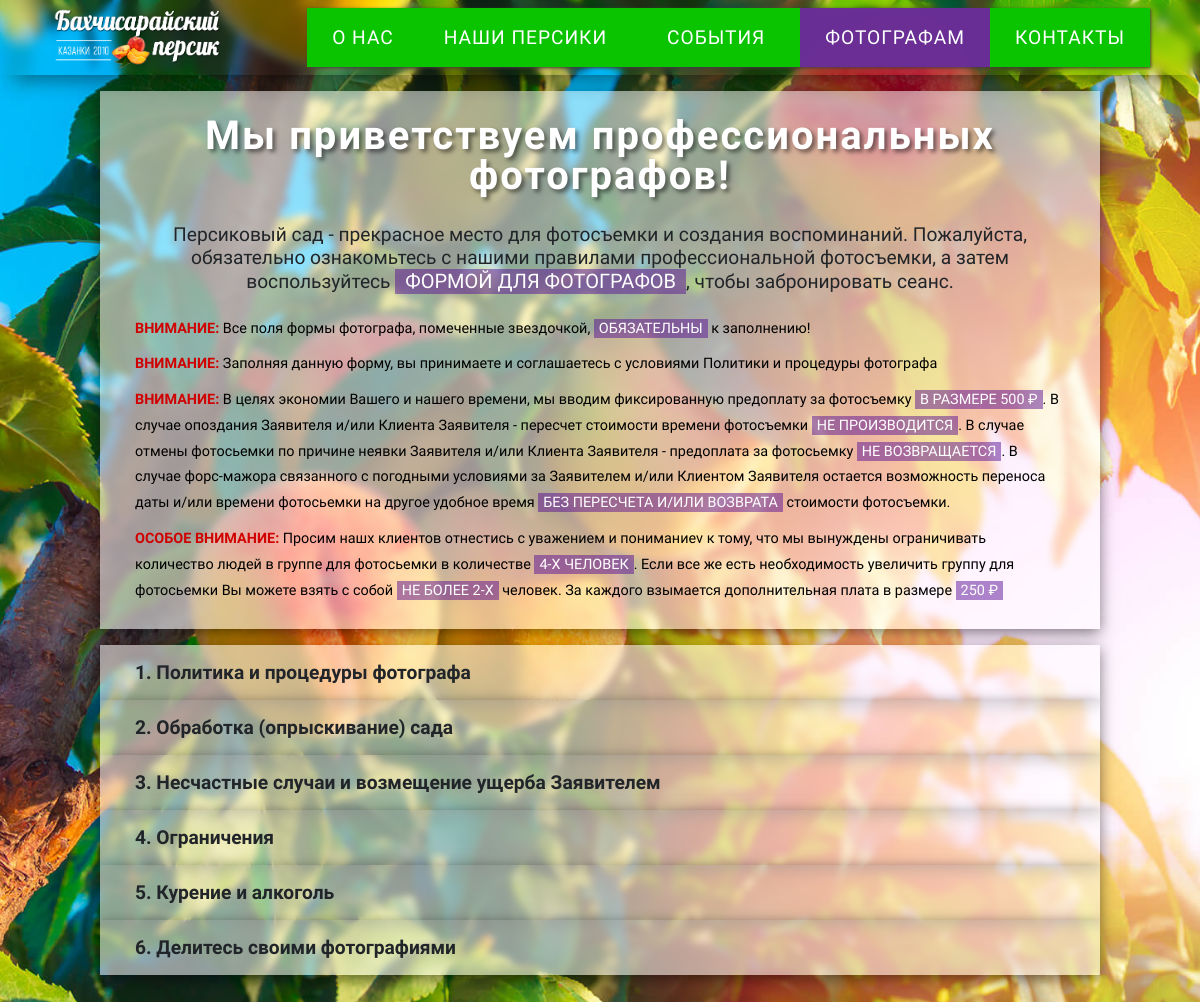
Screenshot of /photographers/ with the database file from the repository.
### base/models.py (models this page shows, shortened)
class Agreement(models.Model):
    title = models.CharField(max_length=250, verbose_name="Наименование пункта")
    description = models.TextField(max_length=2000, verbose_name="Содержание пункта")

### base/views.py (the view)
# urls.py: path('photographers/', views.photographers, name="photographers"),
def photographers(request):
    page_title = 'Бахчисарайский персик | Фотографам'
    points = Agreement.objects.all()
    submitted = False
    if request.method == 'POST':
        form = PhotographersForm(request.POST)
        if form.is_valid():
            cd = form.cleaned_data
            mess_name = cd['name']
            mess_surname = cd['surname']
            mess_email = cd['email']
            mess_phone = cd['phone']
            mess_date = cd['date']
            mess_time = cd['time']
            mess_participants = cd['participants']
            mess_duration = cd['duration']
        html = render_to_string('base/mails/photoform.html',
                                {
                                    'name': mess_name,
                                    'surname': mess_surname,
                                    'email': mess_email,
                                    'phone': mess_phone,
                                    'date': mess_date,
                                    'time': mess_time,
                                    'participants': mess_participants,
                                    'duration': mess_duration,
                                })
        mess = EmailMessage('Заявка на фотосъёмку', body=html,
                            to=['minich.songwriter@yandex.ru', '79787308387@ya.ru'])
        mess.content_subtype = 'html'
        mess.send()
        return HttpResponseRedirect('?submitted=True')
    else:
        form = PhotographersForm()
        if 'submitted' in request.GET:
            submitted=True
    ctx = {'page_title': page_title, 'points': points, 'form': form, 'submitted': submitted}
    return render(request, 'base/photographers.html', ctx)

### base/templates/base/photographers.html (shortened to what this page needs)
{% extends 'main.html' %}
{% load crispy_forms_tags %}
{% block content %}
<section class="photographers__page">
    <div class="photographers_page__title">
        <h1>
            Мы приветствуем профессиональных фотографов!
        </h1>
        <p>
            Персиковый сад - прекрасное место для фотосъемки и создания воспоминаний.
            Пожалуйста, обязательно ознакомьтесь с нашими правилами профессиональной фотосъемки,
            а затем воспользуйтесь <label for="modal-trigger-center" class="open-modal highlighted">формой для фотографов</label>, чтобы забронировать сеанс.
        </p>
        <ul class="warnings">
            <li><span class="red__warning">Внимание:</span> Все поля формы фотографа, помеченные звездочкой, <span class="highlighted">ОБЯЗАТЕЛЬНЫ</span> к заполнению!</li>
            <li><span class="red__warning">Внимание:</span> Заполняя данную форму, вы принимаете и соглашаетесь с условиями Политики и процедуры фотографа</li>
            <li><span class="red__warning">Внимание:</span> В целях экономии Вашего и нашего времени, мы вводим фиксированную предоплату
                за фотосъемку <span class="highlighted">в размере 500 &#8381;</span>. В случае опоздания Заявителя и/или Клиента Заявителя - пересчет стоимости
                времени фотосъемки <span class="highlighted">не производится</span>. В случае отмены фотосьемки по причине неявки Заявителя и/или Клиента Заявителя -
                предоплата за фотосьемку <span class="highlighted">не возвращается</span>. В случае форс-мажора связанного с погодными условиями за Заявителем и/или Клиентом Заявителя
                остается возможность переноса даты и/или времени фотосьемки на другое удобное время <span class="highlighted">без пересчета и/или возврата</span> стоимости фотосъемки.</li>
            <li><span class="red__warning">Особое внимание:</span> Просим нашх клиентов отнестись с уважением и пониманиеv к тому, что мы вынуждены ограничивать количество людей в группе
                для фотосьемки в количестве <span class="highlighted">4-х человек</span>. Если все же есть необходимость увеличить группу для фотосьемки Вы можете взять с собой
            <span class="highlighted">не более 2-х</span> человек. За каждого взымается дополнительная плата в размере <span class="highlighted">250 &#8381;</span></li>
        </ul>
    </div>
    {% for point in points %}
    <div class="photographers_page__item item">
        <div class="item__button">
            {{ point.title }}
        </div>
    </div>
    {% endfor %}
</section>
{% endblock content %}

### static/css/style.css (style rules this page uses)
:root { --white-color: #fff; --black-color: #000; --active-link-color: rgba(121, 54, 175, 0.85); --header-bg-color: #ff7f2a; --header-menu-item-color: rgba( 10, 196, 0, 1); --header-menu-item-hover-color: rgba(121, 54, 175, 1); --header-shadow: rgba(0, 0, 0, 0.45) 0px 25px 20px -20px; --slide-content-bg-color: rgba(223, 223, 223, 1); --slide-content-shadow: rgba(0, 0, 0, 0.16) 0px 3px 6px, rgba(0, 0, 0, 0.23) 0px 3px 6px; --green-btn-color: rgb(9, 177, 0); --btn-shadow: 1px 1px 3px #443c3c; --green-btn-hover-color: rgb(11, 212, 0); --green-btn-hover-shadow: 1px 1px 3px #6d6d6d; --h4-text-color: rgb(11, 230, 0); --h4-text-shadow: 1px 1px 1px rgba(255, 255, 255, 0.9), 1px 1px 1px rgba(233, 233, 233, 0.9), 1px 1px 1px rgba(238, 250, 255, 0.9), 1px 1px 1px rgba(104, 207, 164, 0.9), -1px -1px 1px rgba(244, 250, 255, 0.9), 0px 0px 1px rgba(227, 240, 252, 0.9), -1px 1px 1px rgba(222, 240, 255, 0.9); --h3-text-shadow: 1px 1px 2px rgba(99, 130, 233, 0.9), 1px 1px 2px rgba(77, 123, 248, 0.9), 2px 2px 2px rgba(0, 174, 255, 0.9), 2px 2px 2px rgba(8, 94, 165, 0.9), 3px 1px 3px rgba(8, 94, 165, 0.9), 3px 1px 3px rgba(8, 94, 165, 0.9), 3px 1px 3px rgba(8, 94, 165, 0.9); --gradient-fill-background: linear-gradient(45deg, rgba(67, 252, 61, 0.3), rgba(255, 0, 191, 0.315)); --sorts-btn-hover-bgc: rgb(90, 18, 150); --sorts-btn-bgc: rgba(11, 212, 0, 1); --sorts-btn-selected-bgc: rgba(121, 54, 175, 0.85); --sorts-btn-shadow: rgba(60, 64, 67, 0.5) 0px 1px 2px 0px, rgba(60, 64, 67, 0.15) 0px 2px 6px 2px; --sort-page-img-shadow: rgba(0, 0, 0, 0.4) 0px 2px 4px, rgba(0, 0, 0, 0.3) 0px 7px 13px -3px, rgba(0, 0, 0, 0.2) 0px -3px 0px inset; --hilighted-bg-color: rgb(90, 18, 150, 0.5); --warning-bg-color: rgb(208, 0, 0); --article-h1-text-shadow: 3px 3px 4px rgba(0, 0, 0, 0.5); }
body { font-family: Fira Sans Extra Condensed; background: url("/static/img/slide_02.jpg") no-repeat center center/cover; background-attachment: fixed; }
.sorts__page, .faq__page, .photographers__page, .peach_adoption__page { display: flex; flex-direction: column; justify-content: center; width: 1000px; margin: 75px auto; }
.red__warning { text-transform: uppercase; font-weight: 600; color: var(--warning-bg-color); }
.highlighted { text-transform: uppercase; font-weight: 300; color: var(--white-color); background-color: var(--hilighted-bg-color); padding: 1px 5px; }
.item { overflow: hidden; background: rgba(255, 255, 255, 0.55); padding: 10px 35px; box-shadow: 0 4px 14px rgba(0, 0, 0, 0.5); backdrop-filter: blur(3.8px); -webkit-backdrop-filter: blur(4.8px); }
.item__button { font-weight: 600; display: flex; align-items: center; min-height: 35px; -webkit-user-select: none; -moz-user-select: none; -ms-user-select: none; user-select: none; cursor: pointer; transition: 0.4s; width: fit-content; font-size: 1.2em; }
.photographers_page__title { display: flex; flex-direction: column; align-items: center; margin: 1em 0; background: rgba(255, 255, 255, 0.55); padding: 25px 35px; box-shadow: 0 4px 14px rgba(0, 0, 0, 0.5); backdrop-filter: blur(3.8px); -webkit-backdrop-filter: blur(4.8px); }
.photographers_page__title h1 { font-family: 'Lobster', cursive; font-size: 2.5em; font-weight: 600; text-align: center; color: var(--white-color); letter-spacing: 0.05em; text-shadow: var(--article-h1-text-shadow); margin: 0 0 0.67em; }
.photographers_page__title p { font-size: 1.2em; font-weight: 500; text-align: center; line-height: 1.2em; }
.warnings { font-size: 0.9em; color: var(--black-color); margin-top: 1.5em; }
.warnings li { line-height: 1.8em; }
.warnings li:not(:last-child) { margin-bottom: 0.67em; }

### static/css/modal.css (style rules this page uses)
.open-modal { color: var(--white-color); font-size: 20px; padding: 1px 10px; transition: all 0.35s ease; }

### rows the page displays
Agreement: title "1. Политика и процедуры фотографа"
Agreement: title "2. Обработка (опрыскивание) сада"
Agreement: title "3. Несчастные случаи и возмещение ущерба Заявителем"
Agreement: title "4. Ограничения"
Agreement: title "5. Курение и алкоголь"
Agreement: title "6. Делитесь своими фотографиями"
